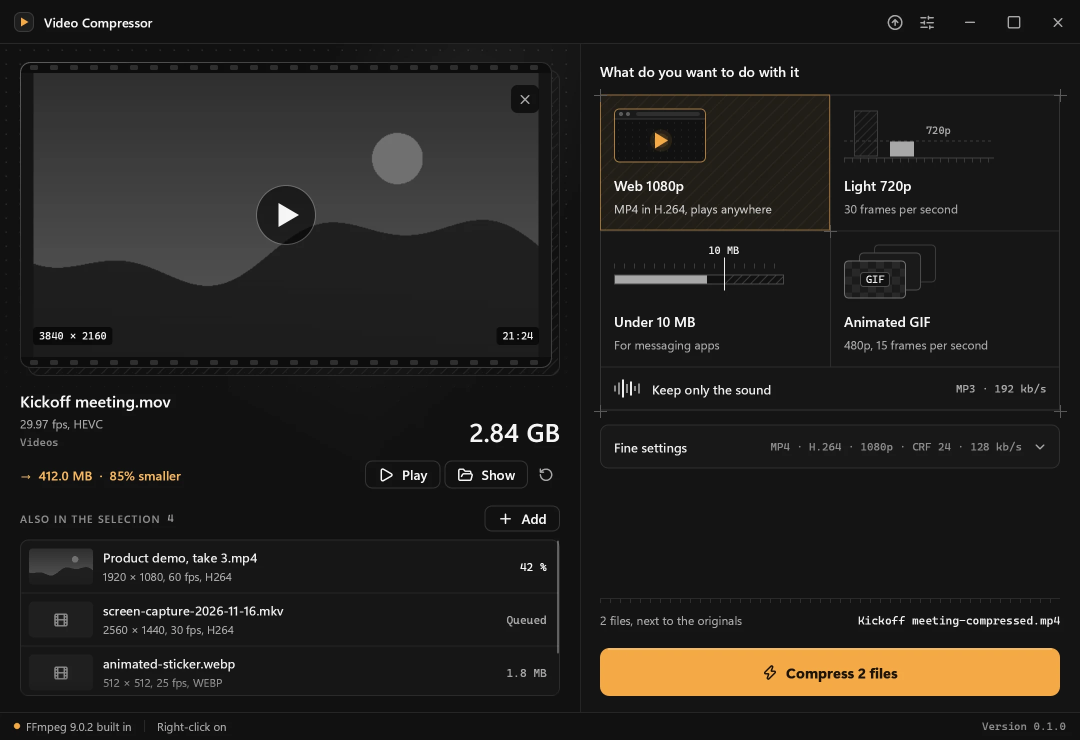
#> input picture landing/shots/choix.webp, 2160 x 1480 px, given in place of site-en-choix.png, which was not available (shown at 1/2 size)
$ python landing-shots.py
#> lines starting #> are read from the running program, lines starting #| are printed output that depends on the picture; after the words box and inside, x2 and y2 are one past the last pixel; in counts of white or black regions, pixels touching at a corner belong together
"""Les images du site (`landing/`) à partir des captures de l'application.

Les captures viennent du test `captures_du_site`, en double densité (`target/captures/site-*.png`),
en anglais pour le site et en français pour le README. Ce script en tire les trois vues du
cadre, l'image de partage `og.jpg`, l'icône, et l'image d'en-tête du README.

Usage : cargo test captures_du_site -- --ignored && python scripts/landing-shots.py   (demande Pillow)
"""
import os
import shutil

from PIL import Image, ImageDraw, ImageFilter

ROOT = os.path.dirname(os.path.dirname(os.path.abspath(__file__)))
CAPTURES = os.path.join(ROOT, "target", "captures")
LANDING = os.path.join(ROOT, "landing")
VIEWS = ["choix", "reglages-fins", "en-cours"]

os.makedirs(os.path.join(LANDING, "shots"), exist_ok=True)
os.makedirs(os.path.join(LANDING, "icon"), exist_ok=True)

for view in VIEWS:
    shot = Image.open(os.path.join(CAPTURES, f"site-en-{view}.png")).convert("RGB")
#> shot is the input picture: PIL image 2160x1480 RGB; mean R, G, B 35.7, 33.5, 30.5
    shot.save(os.path.join(LANDING, "shots", f"{view}.webp"), quality=88, method=6)

BG, GLOW, LINE = (12, 12, 12), (244, 169, 69), (255, 255, 255)


def stage(capture, size, width, top):
    """La fenêtre posée sur le fond du site, sous son halo, avec une ombre et un filet clair."""
#> called with capture = 'site-en-choix.png', size = (2400, 1260), width = 1840, top = 112
    W, H = size
    out = Image.new("RGB", size, BG)
#> out: PIL image 2400x1260 RGB; every value is 12
    halo = Image.new("L", size, 0)
#> halo: PIL image 2400x1260 L; every value is 0
    ImageDraw.Draw(halo).ellipse((W * 0.12, -H * 0.62, W * 0.88, H * 0.5), fill=30)
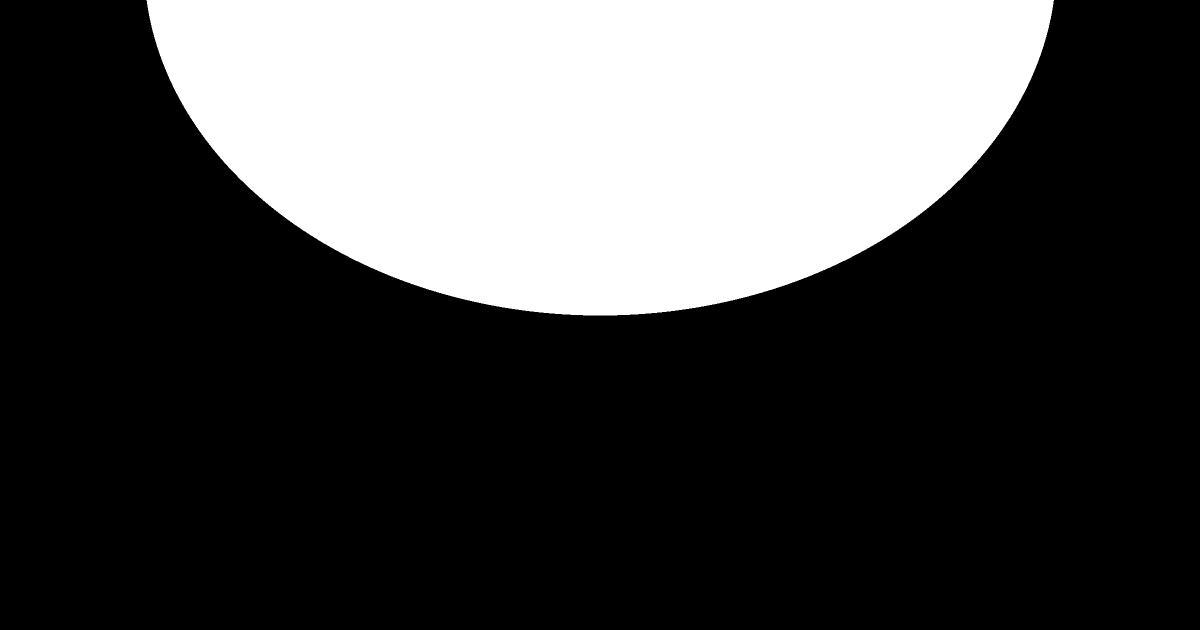
#> halo: PIL image 2400x1260 L (shown at 1/2 size); values 0 (black) and 30 (white), 28.9% white; 1 white region, box (x1, y1, x2, y2) and area: (293, 0, 2108, 631) 875203
    out = Image.composite(Image.new("RGB", size, GLOW), out, halo.filter(ImageFilter.GaussianBlur(160)))
    shot = Image.open(os.path.join(CAPTURES, capture)).convert("RGB")
    shot = shot.resize((width, round(shot.height * width / shot.width)), Image.LANCZOS)
#> shot: PIL image 1840x1261 RGB
    radius = 30
    x = (W - width) // 2
    box = (x, top, x + shot.width - 1, top + shot.height - 1)
#> box = (280, 112, 2119, 1372)
    shadow = Image.new("L", size, 0)
    ImageDraw.Draw(shadow).rounded_rectangle((box[0], box[1] + 40, box[2], box[3] + 40), radius, fill=200)
#> shadow: PIL image 2400x1260 L; values 0 (black) and 200 (white), 67.4% white; 1 black region, box (x1, y1, x2, y2) and area: (0, 0, 2400, 1260) 985686
    out = Image.composite(Image.new("RGB", size, (0, 0, 0)), out, shadow.filter(ImageFilter.GaussianBlur(60)))
    border = Image.new("L", size, 0)
    ImageDraw.Draw(border).rounded_rectangle((box[0] - 2, box[1] - 2, box[2] + 2, box[3] + 2), radius + 2, fill=34)
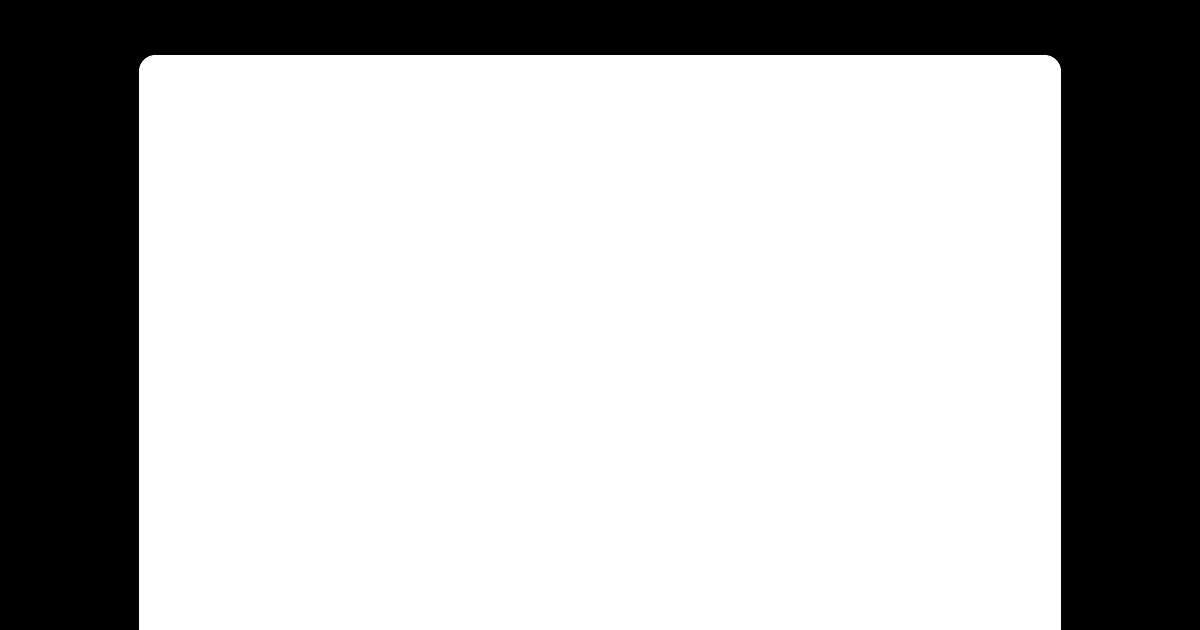
#> border: PIL image 2400x1260 L (shown at 1/2 size); values 0 (black) and 34 (white), 70.1% white; 1 black region, box (x1, y1, x2, y2) and area: (0, 0, 2400, 1260) 903860
    out = Image.composite(Image.new("RGB", size, LINE), out, border)
    mask = Image.new("L", shot.size, 0)
#> mask: PIL image 1840x1261 L; every value is 0
    ImageDraw.Draw(mask).rounded_rectangle((0, 0, shot.width - 1, shot.height - 1), radius, fill=255)
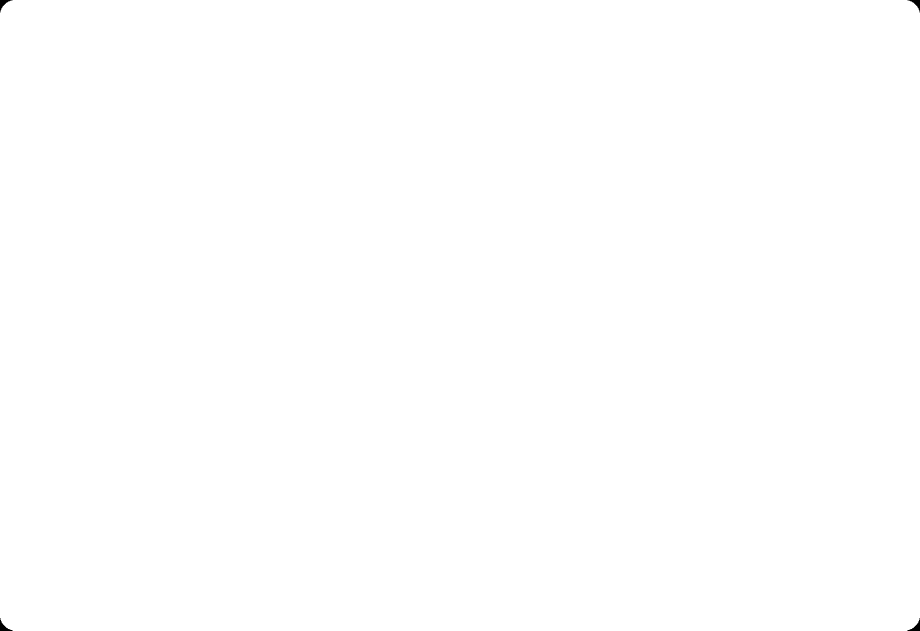
#> mask: PIL image 1840x1261 L (shown at 1/2 size); 100% white; 4 black regions, box (x1, y1, x2, y2) and area: (0, 0, 25, 25) 203, (1815, 0, 1840, 25) 203, (0, 1236, 25, 1261) 203, (1815, 1236, 1840, 1261) 203
    out.paste(shot, (x, top), mask)
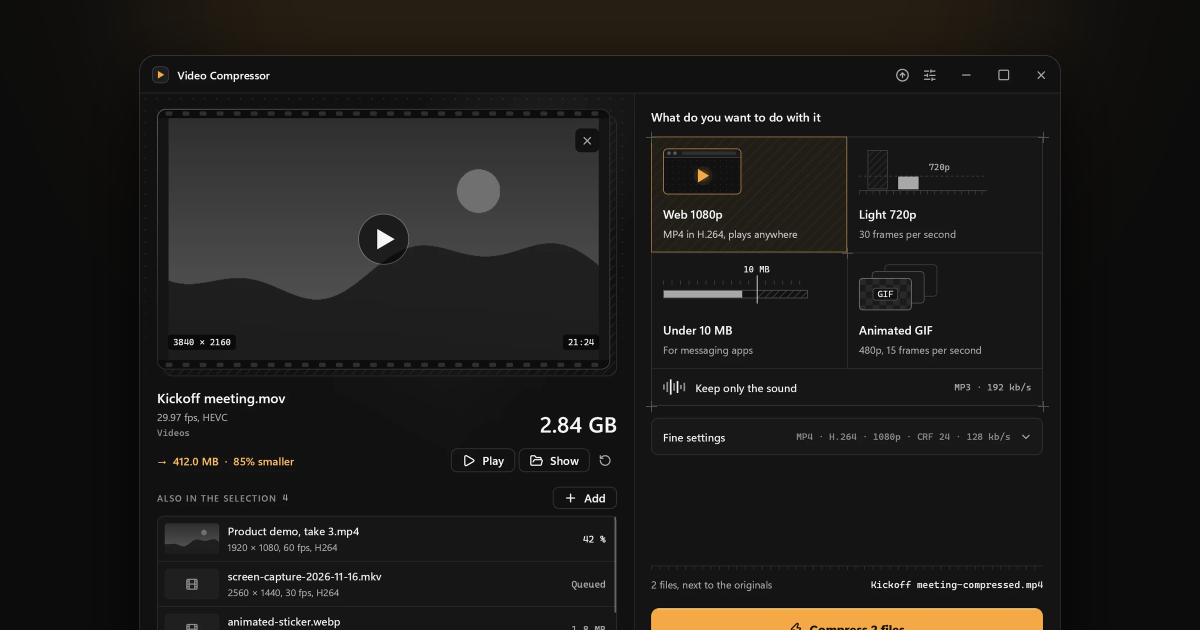
#> out: PIL image 2400x1260 RGB (shown at 1/2 size); mean R, G, B 29, 27.5, 25.4
    return out


# L'image de partage du site.
stage("site-en-choix.png", (2400, 1260), 1840, 112).save(os.path.join(LANDING, "og.jpg"), quality=88, optimize=True, progressive=True)
# L'en-tête du README, en 16/9 comme la fenêtre.
os.makedirs(os.path.join(ROOT, ".github", "assets"), exist_ok=True)
stage("site-fr-choix.png", (2400, 1350), 1840, 157).save(os.path.join(ROOT, ".github", "assets", "hero.jpg"), quality=88, optimize=True, progressive=True)
#> call 2 of stage, with capture = 'site-fr-choix.png', size = (2400, 1350), width = 1840, top = 157
#> in stage (call 2), `out = Image.new("RGB", size, BG)`: out: PIL image 2400x1350 RGB; every value is 12
#> in stage (call 2), `halo = Image.new("L", size, 0)`: halo: PIL image 2400x1350 L; every value is 0
#> in stage (call 2), `ImageDraw.Draw(halo).ellipse((W * 0.12, -H * 0.62, W * 0.88, H * 0.5),..`:
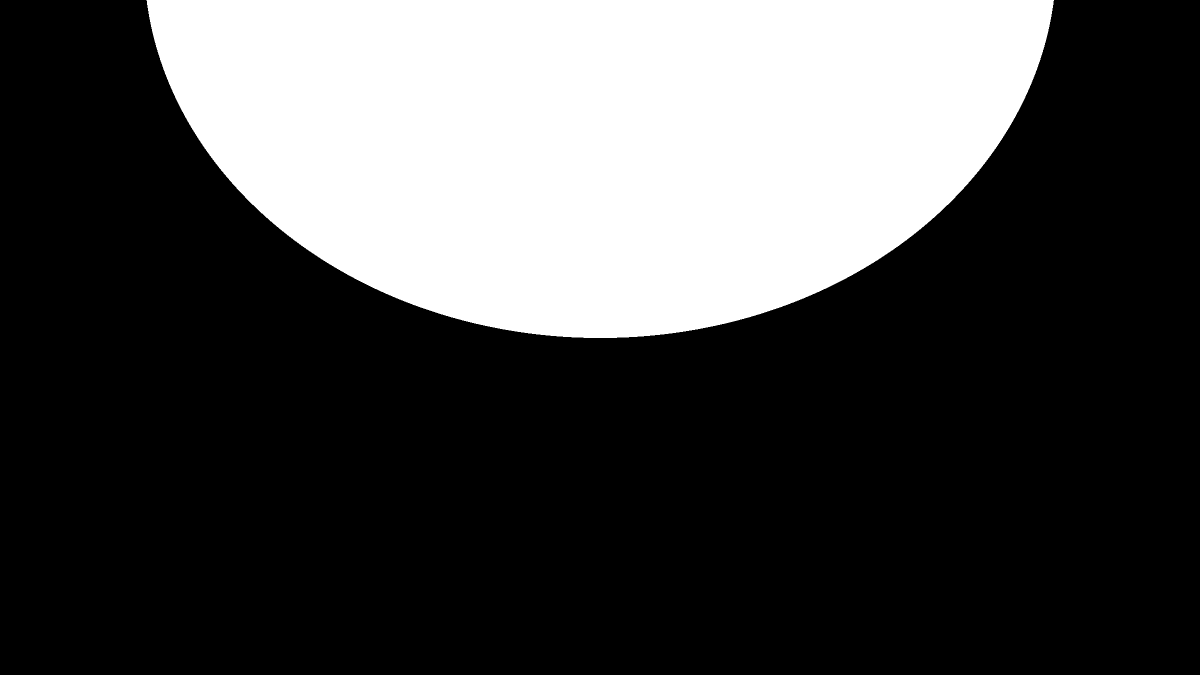
#> halo: PIL image 2400x1350 L (shown at 1/2 size); values 0 (black) and 30 (white), 28.9% white; 1 white region, box (x1, y1, x2, y2) and area: (293, 0, 2108, 676) 937564
#> in stage (call 2), `out = Image.composite(Image.new("RGB", size, GLOW), out, halo.filter(I..`:
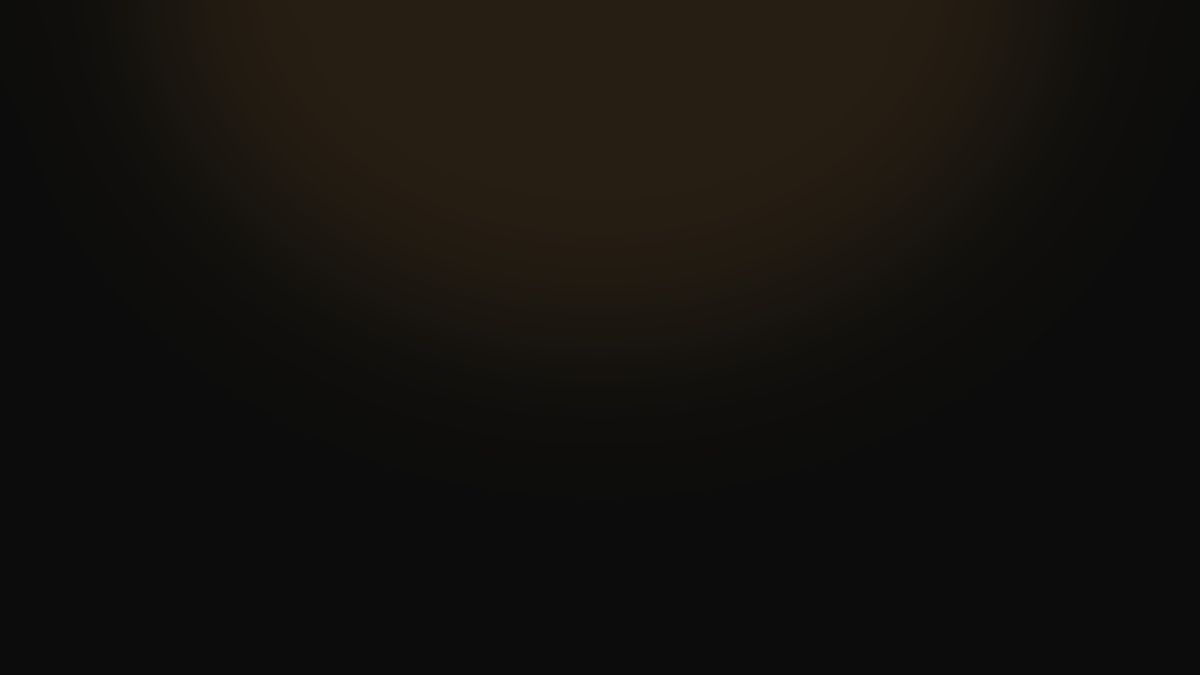
#> out: PIL image 2400x1350 RGB (shown at 1/2 size); mean R, G, B 19.9, 17.3, 13.9
#> (the run stopped early here; a loop or call above may not have finished)
